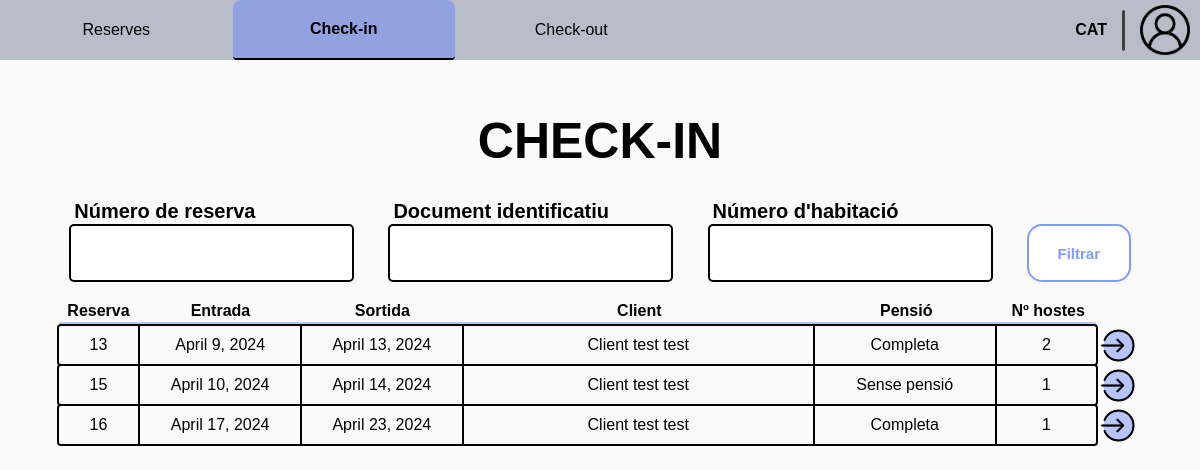
/receptionist/check-in/ (signed in), run on an earlier commit of the app's database.
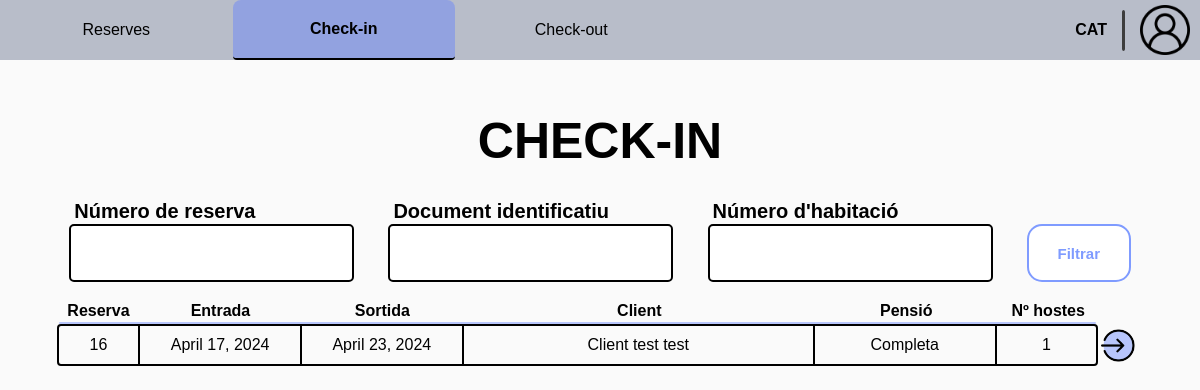
And on a later commit of the database.
### Reception/models.py (models this page shows, shortened)
class RoomReservation(models.Model):
    client = models.ForeignKey(Client, on_delete=models.CASCADE)
    room = models.ForeignKey(Room, on_delete=models.CASCADE, to_field='id')
    entry = models.DateField()
    exit = models.DateField()
    pension_type = models.CharField(
        max_length=c.DROPDOWN_MAX_LENGTH,
        choices=c.get_pension_types,
        default='Sense pensió'
    )
    num_guests = models.IntegerField()
    is_active = models.BooleanField(default=True)
    check_in_active = models.BooleanField(default=False)
    check_out_active = models.BooleanField(default=False)
    class Meta:
        unique_together = ('room', 'entry', 'exit')

class HotelUser(AbstractUser):
    email = models.EmailField()
    phone_number = models.CharField(max_length=c.PHONE_NUMBER_LENGTH)
    id_number = models.CharField(max_length=c.ID_NUMBER, blank=True)

### Reception/views.py (the view, shortened to what this page needs)
# urls.py: path('check-in/', v.check_in_1, name='check_in'),
@worker_required('receptionist')
def check_in_1(request):
    form = InfoClientForm(request.GET or None)
    reservations = RoomReservation.objects.filter(is_active=True, check_in_active=False, check_out_active=False)
    return render(request, c.get_check_in_path(1), {
        'form': form,
        'reservations': reservations
    })

### Reception/forms.py (shortened to what this page needs)
class InfoClientForm(forms.ModelForm):
    num_reservation = forms.CharField(label="Número de reserva", required=False)
    id_number = forms.CharField(max_length=20, label="Document identificatiu", required=False)
    room_num = forms.IntegerField(label="Número d'habitació", required=False,
                                  validators=[MinValueValidator(1)])
    class Meta:
        model = CheckIn
        fields = ['num_reservation', 'id_number']

### Reception/config.py (called while the page is built)
    @staticmethod
    def get_check_in_path(n: int):
        return p.CHECK_IN_PATH[n]

### templates/worker/receptionist/check-in/check_in_1.html (shortened to what this page needs)
{% extends "worker/receptionist/base_receptionist.html" %}
{% load static %}
{% block extra_css %}
    <link rel="stylesheet" href="{% static 'css/worker/receptionist/check-in/check-in_1.css' %}">
{% endblock extra_css %}
{% block id_check-in %} id="current-page" {% endblock id_check-in %}
{% block content %}
    <div class="main">
        <h1 class="section-title">CHECK-IN</h1>
        <form method="post" class="filter-field">
            <div class="form-group">
                <h5>{{ form.num_reservation.label }}</h5>
                {{ form.num_reservation }}
            </div>
            <div class="form-group">
                <h5>{{ form.id_number.label }}</h5>
                {{ form.id_number }}
            </div>
            <div class="form-group">
                <h5>{{ form.room_num.label }}</h5>
                {{ form.room_num }}
            </div>
            <div class="procedural-buttons">
                <button class="filter-button" type="submit">Filtrar</button>
            </div>
        </form>
        <ul class="reservation-list">
            <ul class="list-index">
                <li id="reservation-id">Reserva</li>
                <li id="entry">Entrada</li>
                <li id="exit">Sortida</li>
                <li id="name">Client</li>
                <li id="pension">Pensió</li>
                <li id="num-guests">Nº hostes</li>
            </ul>
            <div id="divider"></div>
            {% for reservation in reservations %}
                <div class="list-div">
                    <li>
                        <div id="reservation-id">{{ reservation.id }}</div>
                        <div id="entry">{{ reservation.entry }}</div>
                        <div id="exit">{{ reservation.exit }}</div>
                        <div id="name">{{ reservation.client.first_name }} {{ reservation.client.last_name }}</div>
                        <div id="pension">{{ reservation.pension_type }}</div>
                        <div id="num-guests">{{ reservation.num_guests }}</div>
                    </li>
                    <div class="list-extra">
                        <a class="icon" href="{% url 'check_in_summary' pk=reservation.id %}"><img id="check" width="30" height="30" src="{% static 'img/icons/enter-icon.png' %}" alt="delete"></a>
                    </div>
                </div>
            {% endfor %}
        </ul>
    </div>
{% endblock %}

What changed in the data, as far as the page shows it:
no longer on this page (row edited): RoomReservation: id "13", entry "April 9, 2024", exit "April 13, 2024", client.first_name "Client test", client.last_name "test", pension_type "Completa", num_guests "2"
no longer on this page (row edited): RoomReservation: id "15", entry "April 10, 2024", exit "April 14, 2024", client.first_name "Client test", client.last_name "test", pension_type "Sense pensió", num_guests "1"
